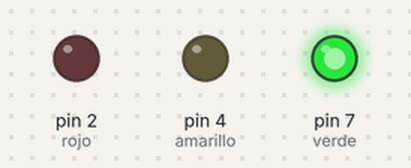
Bench run of a sketch on a simulated Arduino Uno, built with avr-gcc and run on an emulated ATmega328P. Shown: output pins drawn as LEDs (lit = HIGH).

Above: at 0.2 s.
At 4.5 s:
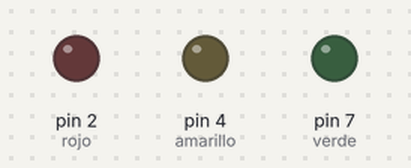
At 8.5 s:
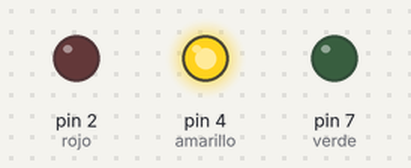
At 12.5 s:
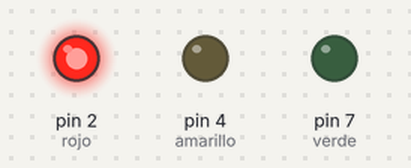
Timing chart, 0 to 18.9 s (numbered marks = the images above):
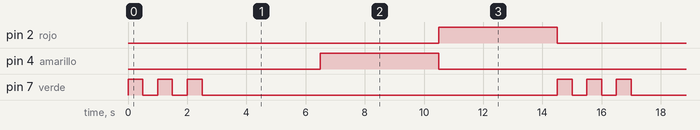

Measured:
- by itself, pin 2 (rojo), pin 4 (amarillo): alternates HIGH for 4.0 s and LOW for 10.5 s
- by itself, pin 7 (verde): repeats every 14.5 s: 2 × (LOW 0.50 s, HIGH 0.50 s), LOW 12.0 s, HIGH 0.50 s
- by itself, everything shown: repeats every 14.5 s, in 8 steps

The sketch:

Practica6.ino
```cpp
int rojo = 2;
int amarillo = 4;
int verde = 7;


void setup() {
  pinMode(verde,OUTPUT);
  pinMode(amarillo,OUTPUT);
  pinMode(rojo,OUTPUT);
}

void loop() {
  encendido_verde();
  delay(500);
  apagado();
  delay(500);
  encendido_verde();
  delay(500);
  apagado();
  delay(500);
  encendido_verde();
  delay(500);
  apagado();

  delay(4000);

  encendido_amarillo();
  delay(4000);

  encendido_rojo();
  delay(4000);
}

void apagado(){
  digitalWrite(verde,LOW);
  digitalWrite(amarillo,LOW);
  digitalWrite(rojo,LOW);
}

void encendido_verde(){
  digitalWrite(verde,HIGH);
  digitalWrite(amarillo,LOW);
  digitalWrite(rojo,LOW);
}

void encendido_amarillo(){
  digitalWrite(verde,LOW);
  digitalWrite(amarillo,HIGH);
  digitalWrite(rojo,LOW);
}

void encendido_rojo(){
  digitalWrite(verde,LOW);
  digitalWrite(amarillo,LOW);
  digitalWrite(rojo,HIGH);
}
```
